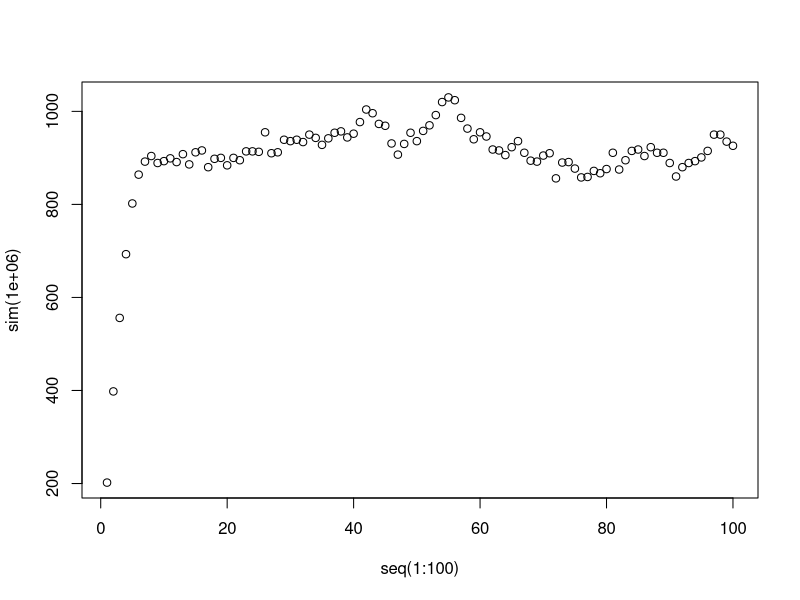

This chart was generated by the following R code:
## ---- chunk 1

sim <- function(pop){
  adm_rate <- pop*.0002
  admits <- c()
  daily_total <- c()
  
  for(i in 1:100){
    num_new_admits <- rpois(1, adm_rate)
    admits <- append(admits, rpois(num_new_admits, lambda = 4.6)) # 4.6 is national average LoS
    daily_total <- append(daily_total, sum(admits > 0))
    admits <- admits - 1
  }
  return(c(daily_total))
}


## ---- chunk 2

plot(seq(1:100),sim(1000000))

